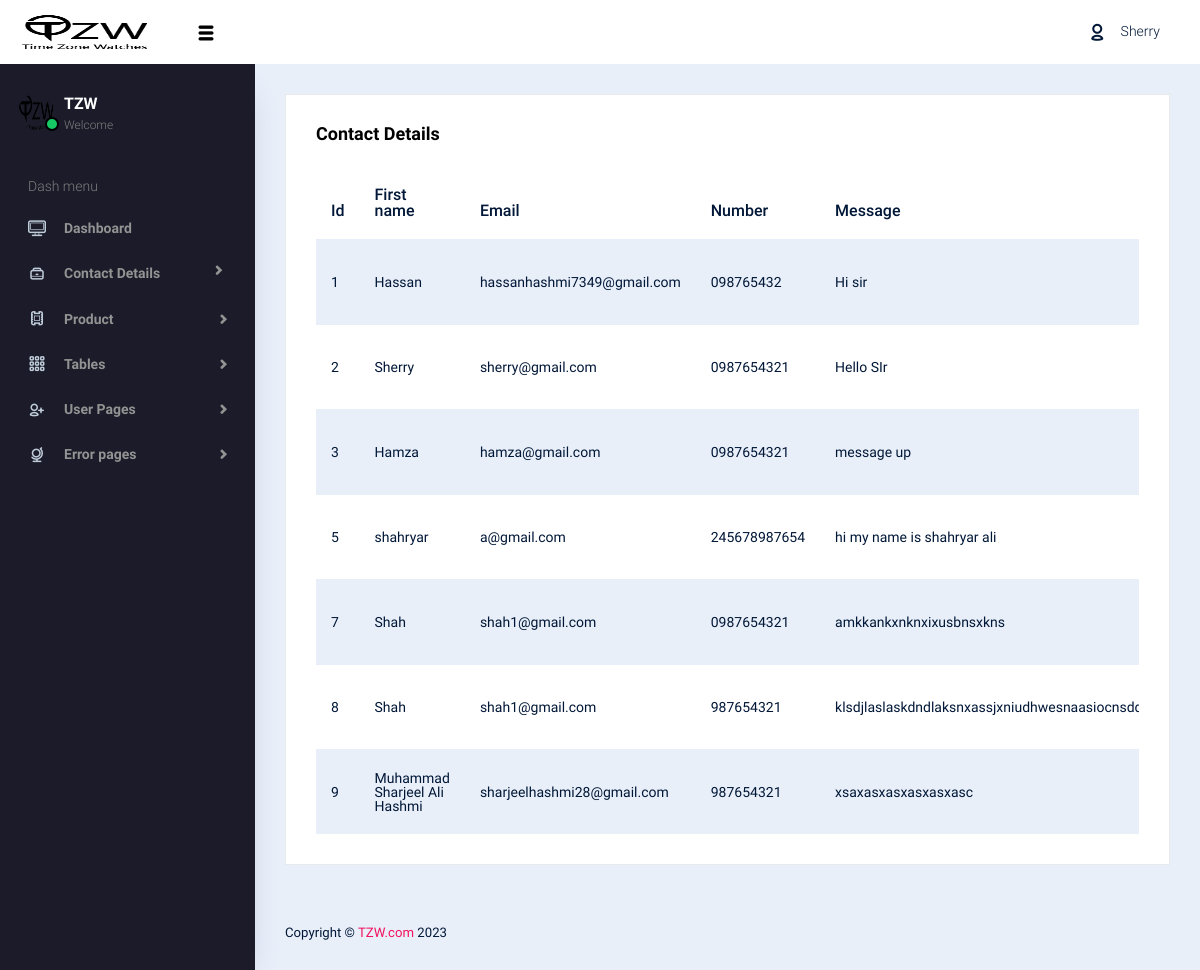
Page /Dashboard/contact_detail.php on the earlier database version.
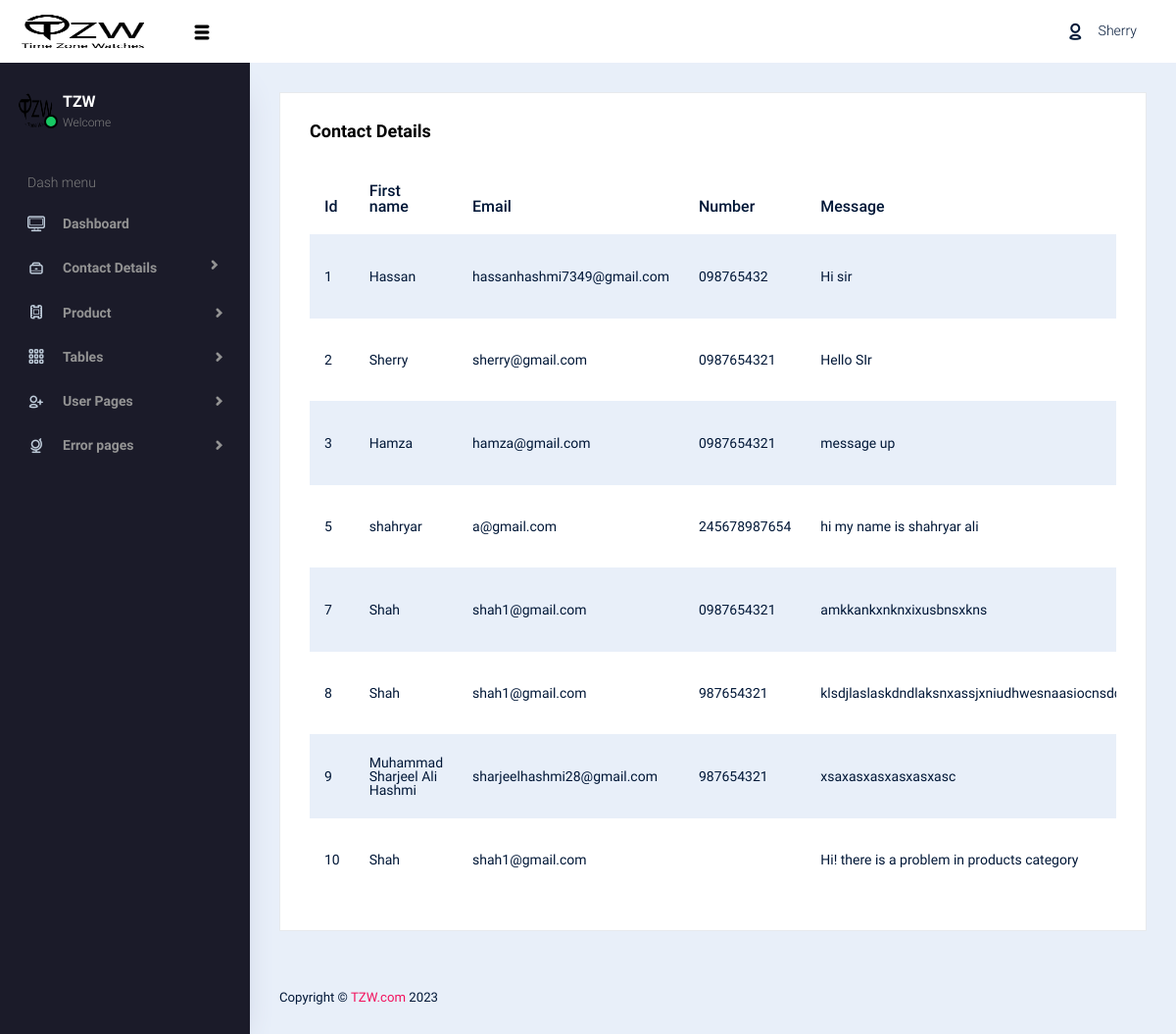
Same page on the later database version.
### tables this page shows
CREATE TABLE `contact_form` (
  `id` int(11) NOT NULL,
  `fullname` varchar(200) NOT NULL,
  `email` varchar(200) NOT NULL,
  `number` varchar(50) NOT NULL,
  `message` varchar(255) NOT NULL
);

### Dashboard/contact_detail.php (the view, shortened to what the changed rows need)
<!DOCTYPE html>
<html lang="en">
<head>
  <link rel="stylesheet" href="vendors/typicons.font/font/typicons.css">
  <link rel="stylesheet" href="vendors/css/vendor.bundle.base.css">
  <link rel="stylesheet" href="css/vertical-layout-light/style.css">
</head>
<body>
  <div class="container-scroller">
    <div class="container-fluid page-body-wrapper">
      <div class="main-panel">
        <div class="content-wrapper">
          <div class="row">
            <div class="col-lg-12 grid-margin stretch-card">
              <div class="card">
                <div class="card-body">
                  <div class="table-responsive">
                    <table class="table table-striped">
                      <thead>
                        <tr>
                          <th>
                            Id
                          </th>
                          <th>
                            First name
                          </th>
                          <th>
                            Email
                          </th>
                          <th>
                            Number
                          </th>
                          <th>
                            Message
                          </th>
                        </tr>
                      </thead>
                      <tbody>
                      <?php
                          include 'conn.php';
                          $q = "select * from `contact_form`";
                          $query = mysqli_query($conn,$q);
                          while($res = mysqli_fetch_array($query))
                          {
                        ?>
                        <tr>
                          <td class="py-1">
                            <?php echo $res['id']; ?>
                          </td>
                          <td>
                            <?php echo $res['fullname']; ?>
                          </td>
                          <td>
                            <?php echo $res['email']; ?>
                          </td>
                          <td>
                            <?php echo $res['number']; ?>
                          </td>
                          <td>
                            <?php echo $res['message']; ?>
                          </td>
                        </tr>
                        <?php
                          }
                        ?>
                      </tbody>
                    </table>
                  </div>
                </div>
              </div>
            </div>
          </div>
        </div>
      </div>
    </div>
  </div>
</body>
</html>

Differences in the rows shown:
added contact_form: id "10", fullname "Shah", email "shah1@gmail.com", message "Hi! there is a problem in products category"
